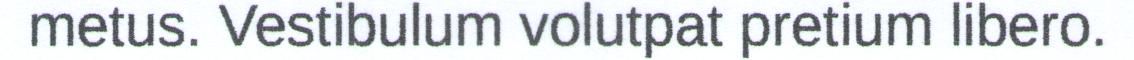
#> input picture examples_and_tests/strings/crop1.png, 1134 x 60 px; its folder holds only this picture in this run
$ python multi_color_processor.py   (older library calls are emulated)
#> lines starting #> are read from the running program, lines starting #| are printed output that depends on the picture; after the words box and inside, x2 and y2 are one past the last pixel; in counts of white or black regions, pixels touching at a corner belong together
import cv2

import numpy as np

universal_hsv_min = np.array((0, 20, 150), np.uint8)
universal_hsv_max = np.array((255, 255, 255), np.uint8)

crops = []

for i in range(1, 32):
    img = cv2.imread(f'strings/crop{i}.png')
#> img is the input picture: shape (60, 1134, 3); mean B, G, R 220.3, 217.2, 213.3
    # преобразуем RGB картинку в HSV модель
    hsv = cv2.cvtColor(img, cv2.COLOR_BGR2HSV)
#> hsv: shape (60, 1134, 3); mean H, S, V 96.3, 12.4, 221.5
    # применяем цветовой фильтр
    thresh = cv2.inRange(hsv, universal_hsv_min, universal_hsv_max)
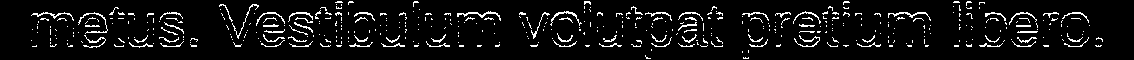
#> thresh: shape (60, 1134); 6.9% white in thin lines or dots

    _, contours, _ = cv2.findContours(thresh, cv2.RETR_EXTERNAL, cv2.CHAIN_APPROX_SIMPLE)
#> contours = 430 contours, 411 with area under 20; largest, box (x1, y1, x2, y2) and area: (457, 11, 501, 21) 55, (888, 12, 931, 21) 42, (550, 11, 582, 26) 41, (31, 12, 74, 21) 37, (78, 12, 108, 34) 34

    # Пересохраняем вырезанные области
    for j in contours:
        # Фильтруем по размеру
        if cv2.contourArea(j) > 2000:
            x, y, w, h = cv2.boundingRect(j)
            crop_img = img[y:y + h, x:x + w]
            crops.append(crop_img)
#> this loop made 430 passes
#> j on passes 3 to 5: [[742, 51], [742, 52]], [[748, 50], [748, 52]], [[651, 49], [651, 50]]
#> after the loop, crops = []
#> (the run stopped early here; a loop or call above may not have finished)
